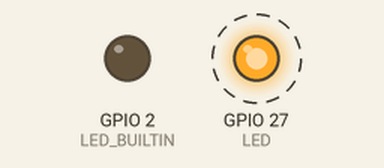
This sketch was run on a simulated ESP32. Shown: output pins drawn as LEDs (lit = HIGH). Dashed ring = blinking. What the sketch prints to the serial monitor is not drawn.

Above: at 0.05 s.
Timing chart, 0 to 3.0 s (numbered marks = the images above):
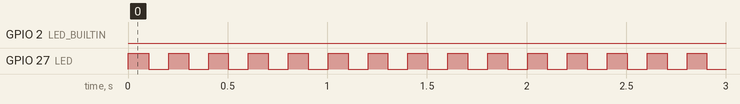

The sketch:

exercice3part4.ino
```cpp
hw_timer_t * timer;
#define LED 27
int nb_interruption = 0;

int fib (int n) {
 if (n <2)
  return n;
 else
  return fib (n-1) + fib (n-2);
}

xQueueHandle Q1 = 0; //Global Handler
void IRAM_ATTR onTimer()
{
  digitalWrite(LED_BUILTIN,HIGH);
  nb_interruption = nb_interruption+1;
  Serial.print("Ici interruption : Nombre d'interruption --> ");
  Serial.println(nb_interruption);
  xQueueSend(Q1, &nb_interruption, 1000);
  digitalWrite(LED_BUILTIN,LOW);
}

void task1(void *p){
  while(1)
  {
    digitalWrite(LED, !digitalRead(LED));
    delay(100);
  }
}

void task2(void *p){
  int nb_interruptionQ = 0;
  int res = 0;
  while(1){
    if(xQueueReceive(Q1,&nb_interruptionQ,portMAX_DELAY))
    {
      Serial.print("Ici task2 : Nombre d'interruption --> ");
      Serial.println(nb_interruptionQ);
    }
    else
      Serial.println("Erreur de reception du message");
    res = fib(nb_interruptionQ);
    Serial.print("Résultat : res = ");
    Serial.println(res);
  }
}

void setup() {
 Serial.begin(115200);
 pinMode(LED_BUILTIN,OUTPUT);
 pinMode(LED,OUTPUT);
 Q1 = xQueueCreate(8, sizeof(int));
 xTaskCreate(task1,"taskOne",1000,NULL,1,NULL);
 xTaskCreate(task2,"taskTwo",1000,NULL,1,NULL);
 timer = timerBegin(0, 80, true);
 timerAttachInterrupt(timer, &onTimer, true);
 timerAlarmWrite(timer, 100000, true);
 timerAlarmEnable(timer);
 Serial.println("init OK");
}
void loop()
{
  delay(100);
}
```

Measured:
- by itself, GPIO 2 (LED_BUILTIN): LOW → HIGH at 4.3 s, → LOW 127 s later
- by itself, GPIO 27 (LED): alternates HIGH for 0.10 s and LOW for 0.10 s, 34 changes in all, then stays LOW
